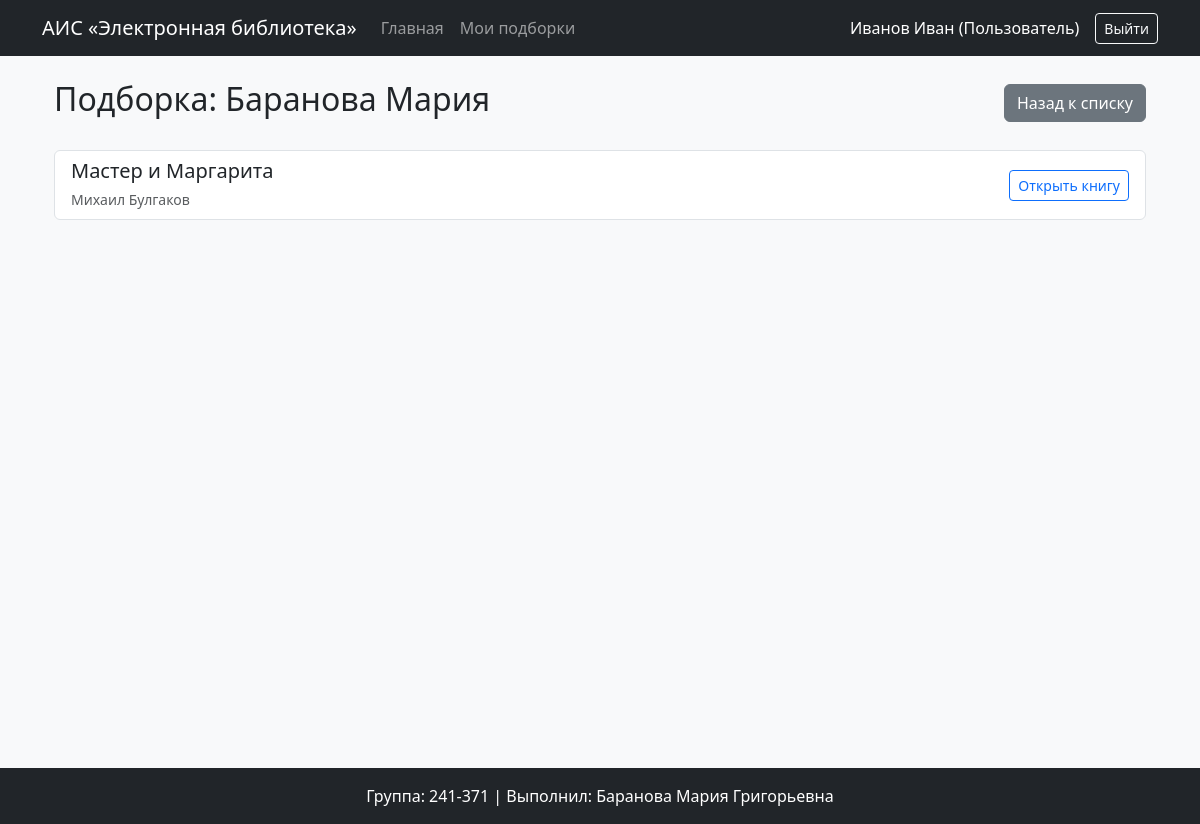
/collections/1 (signed in), run on the app's committed database.
### models.py (models this page shows, shortened)
class User(db.Model, UserMixin):
    __tablename__ = 'users'
    id = db.Column(db.Integer, primary_key=True)
    login = db.Column(db.String(100), unique=True, nullable=False)
    password_hash = db.Column(db.String(255), nullable=False)
    last_name = db.Column(db.String(100), nullable=False)
    first_name = db.Column(db.String(100), nullable=False)
    middle_name = db.Column(db.String(100), nullable=True)
    role_id = db.Column(db.Integer, db.ForeignKey('roles.id'), nullable=False)
    role = db.relationship('Role', backref='users')
    collections = db.relationship('Collection', backref='user', cascade="all, delete-orphan", passive_deletes=True)
    @property
    def full_name(self):
        if self.middle_name:
            return f"{self.last_name} {self.first_name} {self.middle_name}"
        return f"{self.last_name} {self.first_name}"

class Role(db.Model):
    __tablename__ = 'roles'
    id = db.Column(db.Integer, primary_key=True)
    name = db.Column(db.String(100), unique=True, nullable=False)
    description = db.Column(db.Text, nullable=False)

class Collection(db.Model):
    __tablename__ = 'collections'
    id = db.Column(db.Integer, primary_key=True)
    name = db.Column(db.String(255), nullable=False)
    user_id = db.Column(db.Integer, db.ForeignKey('users.id', ondelete='CASCADE'), nullable=False)
    books = db.relationship('Book', secondary=book_collection, backref='collections_list')

class Book(db.Model):
    __tablename__ = 'books'
    id = db.Column(db.Integer, primary_key=True)
    title = db.Column(db.String(255), nullable=False)
    description = db.Column(db.Text, nullable=False)
    year = db.Column(db.Integer, nullable=False)
    publisher = db.Column(db.String(255), nullable=False)
    author = db.Column(db.String(255), nullable=False)
    pages = db.Column(db.Integer, nullable=False)
    genres = db.relationship('Genre', secondary=book_genre, backref=db.backref('books', lazy='dynamic'))
    covers = db.relationship('Cover', backref='book', cascade="all, delete-orphan", passive_deletes=True)
    reviews = db.relationship('Review', backref='book', cascade="all, delete-orphan", passive_deletes=True)

### app.py (the view)
@app.route('/collections/<int:collection_id>')
def view_collection(collection_id):
    from models import Collection, Book
    collection = Collection.query.get_or_404(collection_id)
    return render_template('collection_view.html', collection=collection)

### auth.py (called while the page is built)
@login_manager.user_loader
def load_user(user_id):
    return User.query.get(int(user_id))

### templates/collection_view.html
{% extends 'base.html' %}
{% block content %}
<div class="container mt-4">
    <div class="d-flex justify-content-between align-items-center mb-4">
        <h2>Подборка: {{ collection.name }}</h2>
        <a href="{{ url_for('collections') }}" class="btn btn-secondary">Назад к списку</a>
    </div>
    {% if collection.books %}
        <div class="list-group">
            {% for book in collection.books %}
                <div class="list-group-item d-flex justify-content-between align-items-center">
                    <div>
                        <h5 class="mb-1">{{ book.title }}</h5>
                        <small class="text-muted">{{ book.author }}</small>
                    </div>
                    <a href="{{ url_for('view_book', book_id=book.id) }}" class="btn btn-outline-primary btn-sm">Открыть книгу</a>
                </div>
            {% endfor %}
        </div>
    {% else %}
        <div class="alert alert-info">В этой подборке пока нет книг.</div>
    {% endif %}
</div>
{% endblock %}

### templates/base.html (shortened to what this page needs)
<!DOCTYPE html>
<html lang="ru">
<head>
    <link href="https://cdn.jsdelivr.net/npm/bootstrap@5.3.0/dist/css/bootstrap.min.css" rel="stylesheet">
    <link rel="stylesheet" href="https://cdn.jsdelivr.net/npm/easymde/dist/easymde.min.css">
</head>
<body class="bg-light">
    <nav class="navbar navbar-expand-lg navbar-dark bg-dark mb-4">
        <div class="container">
            <a class="navbar-brand" href="{{ url_for('index') }}">АИС «Электронная библиотека»</a>
            <div class="collapse navbar-collapse">
                <ul class="navbar-nav me-auto mb-2 mb-lg-0">
                    <li class="nav-item"><a class="nav-link" href="{{ url_for('index') }}">Главная</a></li>
                    {% if current_user.is_authenticated and current_user.role.name == 'user' %}
                        <li class="nav-item"><a class="nav-link" href="{{ url_for('collections') }}">Мои подборки</a></li>
                    {% endif %}
                </ul>
                <div class="d-flex align-items-center text-white">
                    {% if current_user.is_authenticated %}
                        <span class="me-3">{{ current_user.full_name }} ({{ current_user.role.description }})</span>
                        <a href="{{ url_for('logout') }}" class="btn btn-outline-light btn-sm">Выйти</a>
                    {% else %}
                        <a href="{{ url_for('login') }}" class="btn btn-outline-light btn-sm">Войти</a>
                    {% endif %}
                </div>
            </div>
        </div>
    </nav>
    <div class="container" style="min-height: 80vh;">
        {% block content %}{% endblock %}
    </div>
    <footer class="bg-dark text-white text-center py-3 mt-5">
        <p class="mb-0">Группа: 241-371 | Выполнил: Баранова Мария Григорьевна</p>
    </footer>
</body>
</html>

### data on the page
User: full_name "Иванов Иван"
Role: role.description "Пользователь"
Collection: name "Баранова Мария"
Book: title "Мастер и Маргарита", author "Михаил Булгаков"
